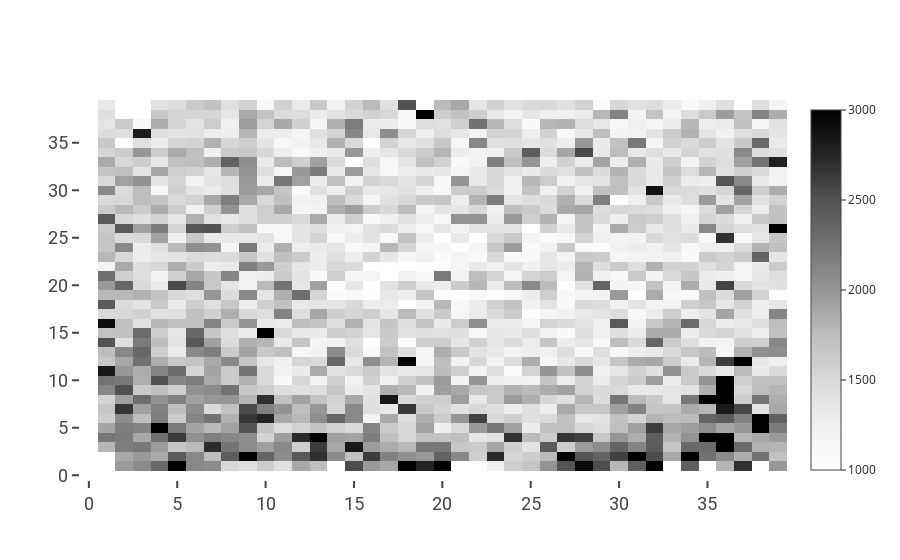

Notebook code for this chart:
### Markdown cell above
## Mean nuclear marker intensity in initial frame by location in field of view

### Code cell
# Collect data and remove nans
x = np.concatenate(arr['nuc', 'fitc', 'x', :, 0]).ravel()
y = np.concatenate(arr['nuc', 'fitc', 'y', :, 0]).ravel()
i = np.concatenate(arr['nuc', 'tritc', 'median_intensity', :, 0]).ravel()
nan_mask = np.logical_or(np.isnan(x), np.isnan(y))
x = x[~nan_mask]
y = y[~nan_mask]
i = i[~nan_mask]

# Discretize data
xbins = np.histogram_bin_edges(np.arange(853), bins=39)
ybins = np.histogram_bin_edges(np.arange(720), bins=39)
xdig = np.digitize(x, bins=xbins, right=False)
ydig = np.digitize(y, bins=ybins, right=False)
zdim = Counter(zip(xdig,ydig)).most_common()[0][1]

# Make destination array
temp = np.empty((40, 40, zdim))
temp[:] = np.nan

# Transfer data
for x, y, val in zip(xdig, ydig, i):
    z = np.argmax(np.isnan(temp[x, y, :]))
    temp[x, y, z] = val

fig = celltk.PlotHelper().heatmap_plot(np.nanmean(temp, axis=-1), 
                                       zmin=1000, zmax=3000, colorscale='Greys')
fig.show()

### Figure 1 — Plotly figure (JSON) as saved in the notebook; plotly's stock layout.template omitted (floating-point values rounded to 4 significant figures; data arrays with more than 128 entries replaced by an {"elided": "..."} marker saying what was removed)
{"data": [{"colorscale": [[0, "rgb(255,255,255)"], [0.125, "rgb(240,240,240)"], [0.25, "rgb(217,217,217)"], [0.375, "rgb(189,189,189)"], [0.5, "rgb(150,150,150)"], [0.625, "rgb(115,115,115)"], [0.75, "rgb(82,82,82)"], [0.875, "rgb(37,37,37)"], [1, "rgb(0,0,0)"]], "reversescale": false, "type": "heatmap", "z": {"elided": "40x40 float values"}, "zmax": 3000, "zmin": 1000}], "layout": {"xaxis": {"layer": "above traces", "linecolor": "#444", "linewidth": 3, "showline": false, "tickfont": {"color": "#444", "family": "Graphik,Roboto,Helvetica Neue,Helvetica,Arial", "size": 18}, "ticklen": 7, "ticks": "outside", "tickwidth": 2, "title": {"font": {"color": "#242424", "family": "Graphik,Roboto,Helvetica Neue,Helvetica,Arial", "size": 24}}, "zeroline": false}, "yaxis": {"layer": "above traces", "linecolor": "#444", "linewidth": 3, "showline": false, "tickfont": {"color": "#444", "family": "Graphik,Roboto,Helvetica Neue,Helvetica,Arial", "size": 18}, "ticklen": 7, "ticks": "outside", "tickwidth": 2, "title": {"font": {"color": "#242424", "family": "Graphik,Roboto,Helvetica Neue,Helvetica,Arial", "size": 24}}, "zeroline": false}}}
